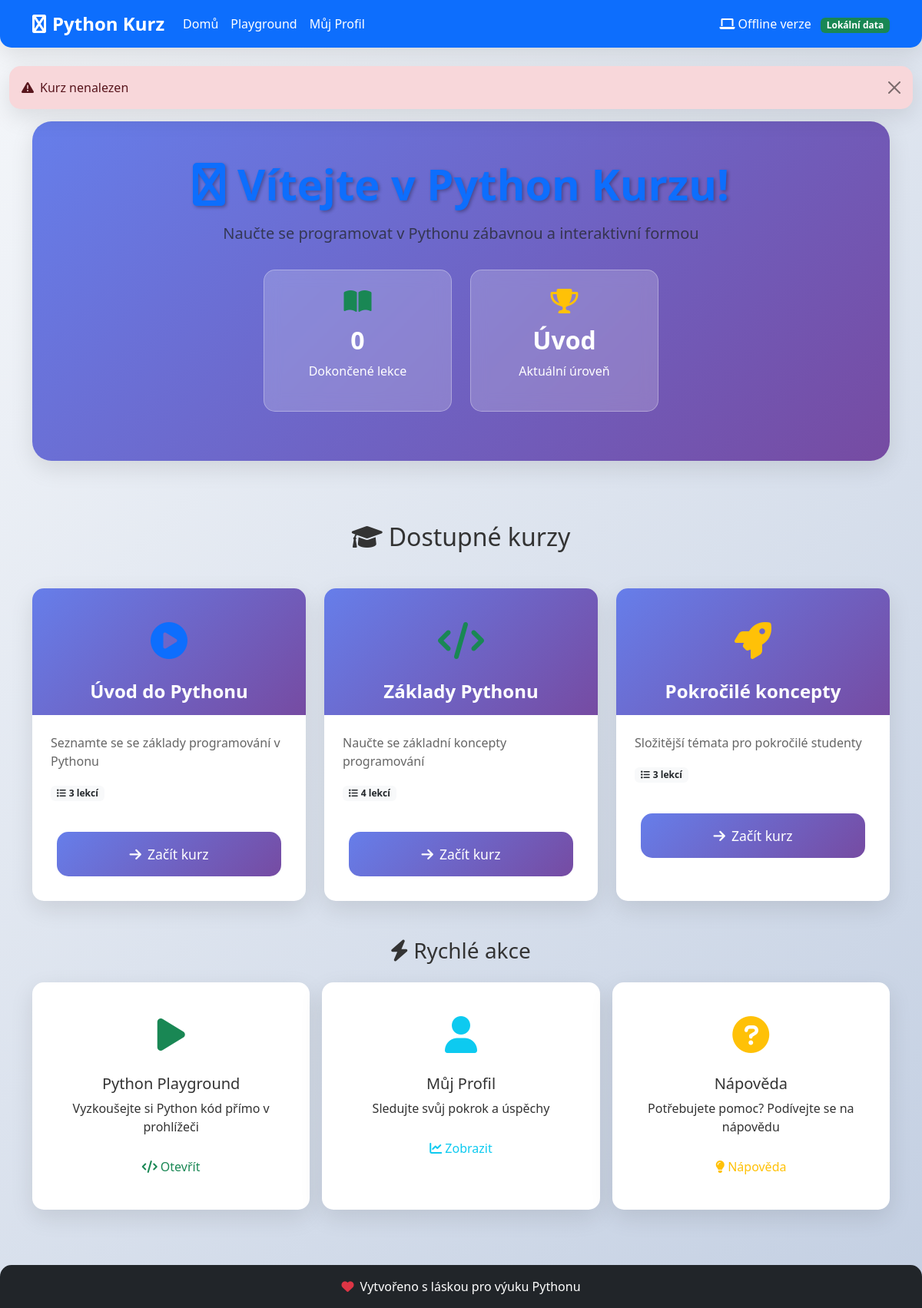
The app's page /kurz/1 with its own data.
### database.py (models this page shows)
class Course(Base):
    __tablename__ = "courses"
    id = Column(Integer, primary_key=True, index=True)
    course_id = Column(String(50), unique=True, index=True, nullable=False)
    title = Column(String(200), nullable=False)
    description = Column(Text)
    level = Column(String(50))  # "uvod", "zaklady", "pokrocile"
    order_index = Column(Integer, default=0)
    is_active = Column(Boolean, default=True)
    created_at = Column(DateTime, default=datetime.utcnow)
    lessons = relationship("Lesson", back_populates="course", cascade="all, delete-orphan")

### offline_main.py (the view)
@app.get("/kurz/{course_id}", response_class=HTMLResponse)
async def course_page(request: Request, course_id: str, db: Session = Depends(get_db)):
    courses = get_courses_data(db)
    student = get_offline_progress()
    if course_id not in courses:
        return templates.TemplateResponse("index.html", {
            "request": request,
            "courses": courses,
            "student": student,
            "user": None,
            "is_offline": True,
            "error": "Kurz nenalezen"
        })
    return templates.TemplateResponse("kurz.html", {
        "request": request,
        "course": courses[course_id],
        "course_id": course_id,
        "student": student,
        "user": None,
        "is_offline": True
    })

### templates/index.html (shortened to what this page needs)
{% extends "base.html" %}
{% block content %}
<div class="container">
    <div class="row mb-5">
        <div class="col-12 text-center">
            <div class="hero-section">
                <h1 class="display-4 fw-bold text-primary mb-3">
                    <i class="fas fa-python me-3"></i>Vítejte v Python Kurzu!
                </h1>
                <p class="lead text-muted mb-4">
                    Naučte se programovat v Pythonu zábavnou a interaktivní formou
                </p>
                <div class="hero-stats">
                    <div class="row justify-content-center">
                        <div class="col-md-3 col-6 mb-3">
                            <div class="stat-card">
                                <i class="fas fa-book-open text-success"></i>
                                <h4>{{ student.completed_lessons|length }}</h4>
                                <p>Dokončené lekce</p>
                            </div>
                        </div>
                        <div class="col-md-3 col-6 mb-3">
                            <div class="stat-card">
                                <i class="fas fa-trophy text-warning"></i>
                                <h4>{{ student.current_level }}</h4>
                                <p>Aktuální úroveň</p>
                            </div>
                        </div>
                    </div>
                </div>
            </div>
        </div>
    </div>
    <div class="row">
        <div class="col-12">
            <h2 class="text-center mb-5">
                <i class="fas fa-graduation-cap me-2"></i>Dostupné kurzy
            </h2>
        </div>
    </div>
    <div class="row g-4">
        {% for course_id, course in courses.items() %}
        <div class="col-lg-4 col-md-6">
            <div class="course-card h-100">
                <div class="course-header">
                    <div class="course-icon">
                        {% if course_id == "uvod" %}
                            <i class="fas fa-play-circle text-primary"></i>
                        {% elif course_id == "zaklady" %}
                            <i class="fas fa-code text-success"></i>
                        {% else %}
                            <i class="fas fa-rocket text-warning"></i>
                        {% endif %}
                    </div>
                    <h3 class="course-title">{{ course.title }}</h3>
                </div>
                <div class="course-body">
                    <p class="course-description">{{ course.description }}</p>
                    <div class="course-stats">
                        <span class="badge bg-light text-dark">
                            <i class="fas fa-list me-1"></i>{{ course.lessons|length }} lekcí
                        </span>
                    </div>
                </div>
                <div class="course-footer">
                    <a href="/kurz/{{ course_id }}" class="btn btn-primary btn-lg w-100">
                        <i class="fas fa-arrow-right me-2"></i>Začít kurz
                    </a>
                </div>
            </div>
        </div>
        {% endfor %}
    </div>
    <div class="row mt-5">
        <div class="col-12">
            <h3 class="text-center mb-4">
                <i class="fas fa-bolt me-2"></i>Rychlé akce
            </h3>
        </div>
    </div>
    <div class="row g-3">
        <div class="col-md-4">
            <div class="quick-action-card">
                <div class="quick-action-icon">
                    <i class="fas fa-play text-success"></i>
                </div>
                <h5>Python Playground</h5>
                <p>Vyzkoušejte si Python kód přímo v prohlížeči</p>
                <a href="/playground" class="btn btn-outline-success">
                    <i class="fas fa-code me-1"></i>Otevřít
                </a>
            </div>
        </div>
        <div class="col-md-4">
            <div class="quick-action-card">
                <div class="quick-action-icon">
                    <i class="fas fa-user text-info"></i>
                </div>
                <h5>Můj Profil</h5>
                <p>Sledujte svůj pokrok a úspěchy</p>
                <a href="/profil" class="btn btn-outline-info">
                    <i class="fas fa-chart-line me-1"></i>Zobrazit
                </a>
            </div>
        </div>
        <div class="col-md-4">
            <div class="quick-action-card">
                <div class="quick-action-icon">
                    <i class="fas fa-question-circle text-warning"></i>
                </div>
                <h5>Nápověda</h5>
                <p>Potřebujete pomoc? Podívejte se na nápovědu</p>
                <button class="btn btn-outline-warning" onclick="showHelp()">
                    <i class="fas fa-lightbulb me-1"></i>Nápověda
                </button>
            </div>
        </div>
    </div>
</div>
{% endblock %}

### static/css/style.css (style rules this page uses)
:root { --primary-color: #3776ab; --secondary-color: #ffd43b; --success-color: #28a745; --warning-color: #ffc107; --danger-color: #dc3545; --info-color: #17a2b8; --light-color: #f8f9fa; --dark-color: #343a40; --gradient-primary: linear-gradient(135deg, #667eea 0%, #764ba2 100%); --gradient-success: linear-gradient(135deg, #11998e 0%, #38ef7d 100%); --gradient-warning: linear-gradient(135deg, #f093fb 0%, #f5576c 100%); --shadow-soft: 0 10px 30px rgba(0, 0, 0, 0.1); --shadow-hover: 0 15px 40px rgba(0, 0, 0, 0.15); --border-radius: 15px; --border-radius-large: 25px; }
body { font-family: 'Segoe UI', Tahoma, Geneva, Verdana, sans-serif; background: linear-gradient(135deg, #f5f7fa 0%, #c3cfe2 100%); min-height: 100vh; color: #333; }
.hero-section { background: var(--gradient-primary); color: white; padding: 3rem 2rem; border-radius: var(--border-radius-large); box-shadow: var(--shadow-soft); margin-bottom: 2rem; }
.hero-section h1 { text-shadow: 2px 2px 4px rgba(0, 0, 0, 0.3); }
.hero-stats { margin-top: 2rem; }
.stat-card { background: rgba(255, 255, 255, 0.2); padding: 1.5rem; border-radius: var(--border-radius); text-align: center; backdrop-filter: blur(10px); border: 1px solid rgba(255, 255, 255, 0.3); }
.stat-card i { font-size: 2rem; margin-bottom: 0.5rem; }
.stat-card h4 { font-size: 2rem; font-weight: bold; margin: 0.5rem 0; }
.course-card { background: white; border-radius: var(--border-radius); box-shadow: var(--shadow-soft); transition: all 0.3s ease; border: none; overflow: hidden; }
.course-header { padding: 2rem 2rem 1rem; text-align: center; background: var(--gradient-primary); color: white; }
.course-icon { font-size: 3rem; margin-bottom: 1rem; }
.course-title { font-size: 1.5rem; font-weight: bold; margin: 0; }
.course-body { padding: 1.5rem; }
.course-description { color: #666; margin-bottom: 1rem; }
.course-footer { padding: 1rem 2rem 2rem; }
.quick-action-card { background: white; padding: 2rem; border-radius: var(--border-radius); box-shadow: var(--shadow-soft); text-align: center; transition: all 0.3s ease; height: 100%; }
.quick-action-icon { font-size: 3rem; margin-bottom: 1rem; }
.btn { border-radius: var(--border-radius); font-weight: 500; transition: all 0.3s ease; border: none; padding: 0.75rem 1.5rem; }
.btn-lg { padding: 1rem 2rem; font-size: 1.1rem; }
.btn-primary { background: var(--gradient-primary); color: white; }
.course-card, .quick-action-card, .progress-card, .achievement-card { animation: fadeInUp 0.6s ease-out; }

### records on screen
Course: course_id "uvod" (drawn), title "Úvod do Pythonu", description "Seznamte se se základy programování v Pythonu", lessons|length "3"
Course: course_id "zaklady" (drawn), title "Základy Pythonu", description "Naučte se základní koncepty programování", lessons|length "4"
Course: course_id "pokrocile" (drawn), title "Pokročilé koncepty", description "Složitější témata pro pokročilé studenty", lessons|length "3"

### other values on screen
{{ error }} "Kurz nenalezen"
{{ student.completed_lessons|length }} "0"
{{ student.current_level }} "Úvod"
